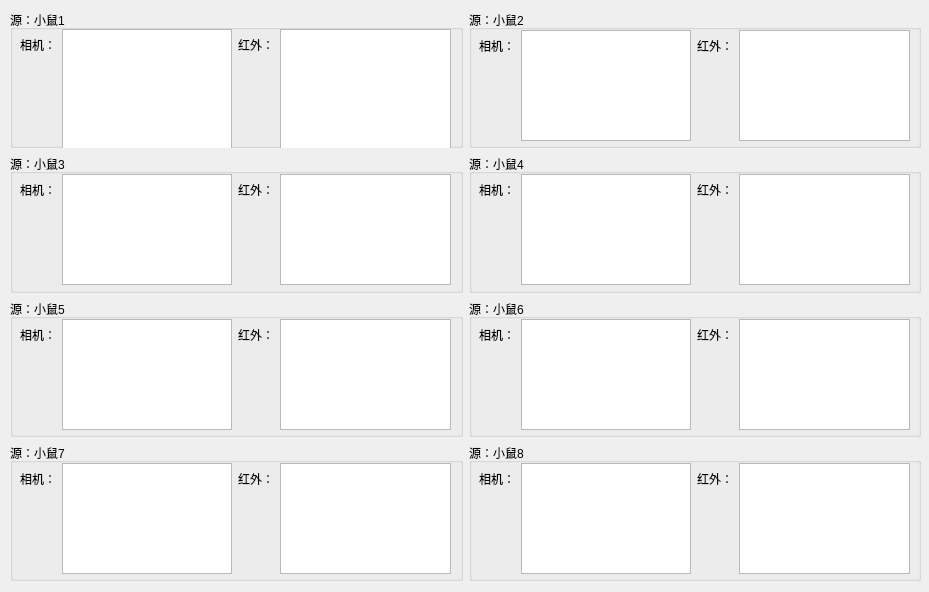
<?xml version="1.0" encoding="UTF-8"?>
<ui version="4.0">
 <class>tab5_frame</class>
 <widget class="QWidget" name="tab5_frame">
  <property name="geometry">
   <rect>
    <x>0</x>
    <y>0</y>
    <width>929</width>
    <height>592</height>
   </rect>
  </property>
  <property name="windowTitle">
   <string>Form</string>
  </property>
  <property name="styleSheet">
   <string notr="true"/>
  </property>
  <widget class="QWidget" name="gridLayoutWidget">
   <property name="geometry">
    <rect>
     <x>10</x>
     <y>10</y>
     <width>911</width>
     <height>571</height>
    </rect>
   </property>
   <layout class="QGridLayout" name="gridLayout">
    <property name="rightMargin">
     <number>0</number>
    </property>
    <property name="bottomMargin">
     <number>0</number>
    </property>
    <item row="0" column="1">
     <widget class="QGroupBox" name="groupBox_4">
      <property name="title">
       <string>源：小鼠2</string>
      </property>
      <widget class="QWidget" name="horizontalLayoutWidget_2">
       <property name="geometry">
        <rect>
         <x>10</x>
         <y>20</y>
         <width>431</width>
         <height>111</height>
        </rect>
       </property>
       <layout class="QHBoxLayout" name="horizontalLayout_2">
        <property name="rightMargin">
         <number>0</number>
        </property>
        <item>
         <layout class="QFormLayout" name="formLayout_3">
          <item row="0" column="0">
           <widget class="QLabel" name="label_3">
            <property name="text">
             <string>相机：</string>
            </property>
           </widget>
          </item>
          <item row="0" column="1">
           <widget class="QGraphicsView" name="graphicsView_3"/>
          </item>
         </layout>
        </item>
        <item>
         <layout class="QFormLayout" name="formLayout_4">
          <item row="0" column="0">
           <widget class="QLabel" name="label_4">
            <property name="text">
             <string>红外：</string>
            </property>
           </widget>
          </item>
          <item row="0" column="1">
           <widget class="QGraphicsView" name="graphicsView_4"/>
          </item>
         </layout>
        </item>
       </layout>
      </widget>
     </widget>
    </item>
    <item row="1" column="0">
     <widget class="QGroupBox" name="groupBox_2">
      <property name="title">
       <string>源：小鼠3</string>
      </property>
      <widget class="QWidget" name="horizontalLayoutWidget_4">
       <property name="geometry">
        <rect>
         <x>10</x>
         <y>20</y>
         <width>431</width>
         <height>111</height>
        </rect>
       </property>
       <layout class="QHBoxLayout" name="horizontalLayout_5">
        <property name="rightMargin">
         <number>0</number>
        </property>
        <item>
         <layout class="QFormLayout" name="formLayout_9">
          <item row="0" column="0">
           <widget class="QLabel" name="label_9">
            <property name="text">
             <string>相机：</string>
            </property>
           </widget>
          </item>
          <item row="0" column="1">
           <widget class="QGraphicsView" name="graphicsView_9"/>
          </item>
         </layout>
        </item>
        <item>
         <layout class="QFormLayout" name="formLayout_10">
          <item row="0" column="0">
           <widget class="QLabel" name="label_10">
            <property name="text">
             <string>红外：</string>
            </property>
           </widget>
          </item>
          <item row="0" column="1">
           <widget class="QGraphicsView" name="graphicsView_10"/>
          </item>
         </layout>
        </item>
       </layout>
      </widget>
     </widget>
    </item>
    <item row="0" column="0">
     <widget class="QGroupBox" name="groupBox">
      <property name="title">
       <string>源：小鼠1</string>
      </property>
      <widget class="QWidget" name="horizontalLayoutWidget">
       <property name="geometry">
        <rect>
         <x>10</x>
         <y>19</y>
         <width>431</width>
         <height>152</height>
        </rect>
       </property>
       <layout class="QHBoxLayout" name="horizontalLayout">
        <property name="rightMargin">
         <number>0</number>
        </property>
        <item>
         <layout class="QFormLayout" name="formLayout">
          <item row="0" column="0">
           <widget class="QLabel" name="label">
            <property name="text">
             <string>相机：</string>
            </property>
           </widget>
          </item>
          <item row="0" column="1">
           <widget class="QGraphicsView" name="graphicsView"/>
          </item>
         </layout>
        </item>
        <item>
         <layout class="QFormLayout" name="formLayout_2">
          <item row="0" column="0">
           <widget class="QLabel" name="label_2">
            <property name="text">
             <string>红外：</string>
            </property>
           </widget>
          </item>
          <item row="0" column="1">
           <widget class="QGraphicsView" name="graphicsView_2"/>
          </item>
         </layout>
        </item>
       </layout>
      </widget>
     </widget>
    </item>
    <item row="2" column="0">
     <widget class="QGroupBox" name="groupBox_6">
      <property name="title">
       <string>源：小鼠5</string>
      </property>
      <widget class="QWidget" name="horizontalLayoutWidget_5">
       <property name="geometry">
        <rect>
         <x>10</x>
         <y>20</y>
         <width>431</width>
         <height>111</height>
        </rect>
       </property>
       <layout class="QHBoxLayout" name="horizontalLayout_6">
        <property name="rightMargin">
         <number>0</number>
        </property>
        <item>
         <layout class="QFormLayout" name="formLayout_11">
          <item row="0" column="0">
           <widget class="QLabel" name="label_11">
            <property name="text">
             <string>相机：</string>
            </property>
           </widget>
          </item>
          <item row="0" column="1">
           <widget class="QGraphicsView" name="graphicsView_11"/>
          </item>
         </layout>
        </item>
        <item>
         <layout class="QFormLayout" name="formLayout_12">
          <item row="0" column="0">
           <widget class="QLabel" name="label_12">
            <property name="text">
             <string>红外：</string>
            </property>
           </widget>
          </item>
          <item row="0" column="1">
           <widget class="QGraphicsView" name="graphicsView_12"/>
          </item>
         </layout>
        </item>
       </layout>
      </widget>
     </widget>
    </item>
    <item row="1" column="1">
     <widget class="QGroupBox" name="groupBox_3">
      <property name="title">
       <string>源：小鼠4</string>
      </property>
      <widget class="QWidget" name="horizontalLayoutWidget_3">
       <property name="geometry">
        <rect>
         <x>10</x>
         <y>20</y>
         <width>431</width>
         <height>111</height>
        </rect>
       </property>
       <layout class="QHBoxLayout" name="horizontalLayout_3">
        <property name="rightMargin">
         <number>0</number>
        </property>
        <item>
         <layout class="QFormLayout" name="formLayout_5">
          <item row="0" column="0">
           <widget class="QLabel" name="label_5">
            <property name="text">
             <string>相机：</string>
            </property>
           </widget>
          </item>
          <item row="0" column="1">
           <widget class="QGraphicsView" name="graphicsView_5"/>
          </item>
         </layout>
        </item>
        <item>
         <layout class="QFormLayout" name="formLayout_6">
          <item row="0" column="0">
           <widget class="QLabel" name="label_6">
            <property name="text">
             <string>红外：</string>
            </property>
           </widget>
          </item>
          <item row="0" column="1">
           <widget class="QGraphicsView" name="graphicsView_6"/>
          </item>
         </layout>
        </item>
       </layout>
      </widget>
     </widget>
    </item>
    <item row="3" column="0">
     <widget class="QGroupBox" name="groupBox_7">
      <property name="title">
       <string>源：小鼠7</string>
      </property>
      <widget class="QWidget" name="horizontalLayoutWidget_8">
       <property name="geometry">
        <rect>
         <x>10</x>
         <y>20</y>
         <width>431</width>
         <height>111</height>
        </rect>
       </property>
       <layout class="QHBoxLayout" name="horizontalLayout_9">
        <property name="rightMargin">
         <number>0</number>
        </property>
        <item>
         <layout class="QFormLayout" name="formLayout_17">
          <item row="0" column="0">
           <widget class="QLabel" name="label_17">
            <property name="text">
             <string>相机：</string>
            </property>
           </widget>
          </item>
          <item row="0" column="1">
           <widget class="QGraphicsView" name="graphicsView_17"/>
          </item>
         </layout>
        </item>
        <item>
         <layout class="QFormLayout" name="formLayout_18">
          <item row="0" column="0">
           <widget class="QLabel" name="label_18">
            <property name="text">
             <string>红外：</string>
            </property>
           </widget>
          </item>
          <item row="0" column="1">
           <widget class="QGraphicsView" name="graphicsView_18"/>
          </item>
         </layout>
        </item>
       </layout>
      </widget>
     </widget>
    </item>
    <item row="3" column="1">
     <widget class="QGroupBox" name="groupBox_8">
      <property name="title">
       <string>源：小鼠8</string>
      </property>
      <widget class="QWidget" name="horizontalLayoutWidget_7">
       <property name="geometry">
        <rect>
         <x>10</x>
         <y>20</y>
         <width>431</width>
         <height>111</height>
        </rect>
       </property>
       <layout class="QHBoxLayout" name="horizontalLayout_8">
        <property name="rightMargin">
         <number>0</number>
        </property>
        <item>
         <layout class="QFormLayout" name="formLayout_15">
          <item row="0" column="0">
           <widget class="QLabel" name="label_15">
            <property name="text">
             <string>相机：</string>
            </property>
           </widget>
          </item>
          <item row="0" column="1">
           <widget class="QGraphicsView" name="graphicsView_15"/>
          </item>
         </layout>
        </item>
        <item>
         <layout class="QFormLayout" name="formLayout_16">
          <item row="0" column="0">
           <widget class="QLabel" name="label_16">
            <property name="text">
             <string>红外：</string>
            </property>
           </widget>
          </item>
          <item row="0" column="1">
           <widget class="QGraphicsView" name="graphicsView_16"/>
          </item>
         </layout>
        </item>
       </layout>
      </widget>
     </widget>
    </item>
    <item row="2" column="1">
     <widget class="QGroupBox" name="groupBox_5">
      <property name="title">
       <string>源：小鼠6</string>
      </property>
      <widget class="QWidget" name="horizontalLayoutWidget_6">
       <property name="geometry">
        <rect>
         <x>10</x>
         <y>20</y>
         <width>431</width>
         <height>111</height>
        </rect>
       </property>
       <layout class="QHBoxLayout" name="horizontalLayout_7">
        <property name="rightMargin">
         <number>0</number>
        </property>
        <item>
         <layout class="QFormLayout" name="formLayout_13">
          <item row="0" column="0">
           <widget class="QLabel" name="label_13">
            <property name="text">
             <string>相机：</string>
            </property>
           </widget>
          </item>
          <item row="0" column="1">
           <widget class="QGraphicsView" name="graphicsView_13"/>
          </item>
         </layout>
        </item>
        <item>
         <layout class="QFormLayout" name="formLayout_14">
          <item row="0" column="0">
           <widget class="QLabel" name="label_14">
            <property name="text">
             <string>红外：</string>
            </property>
           </widget>
          </item>
          <item row="0" column="1">
           <widget class="QGraphicsView" name="graphicsView_14"/>
          </item>
         </layout>
        </item>
       </layout>
      </widget>
     </widget>
    </item>
   </layout>
  </widget>
 </widget>
 <resources/>
 <connections/>
</ui>
